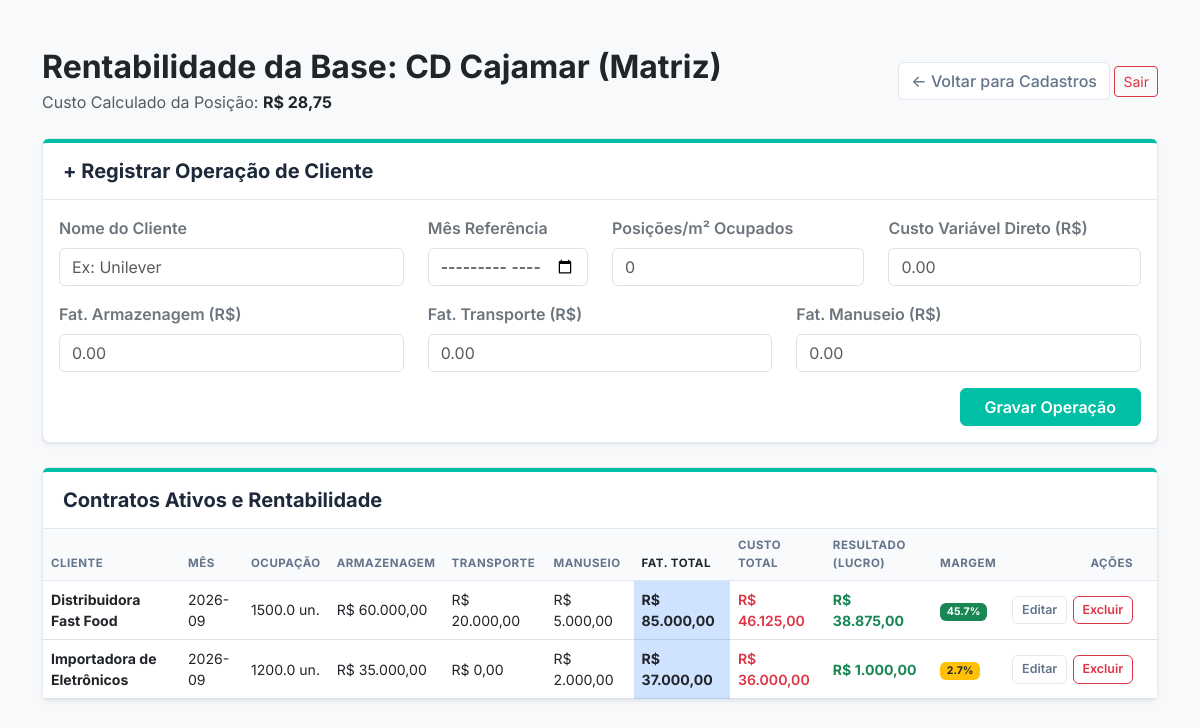
The page /rentabilidade/1 (signed in) on the database its author committed.
### app.py (models this page shows)
class CentroDistribuicao(db.Model):
    id = db.Column(db.Integer, primary_key=True)
    nome = db.Column(db.String(100), nullable=False)
    metragem = db.Column(db.Float, nullable=False)
    capacidade_paletes = db.Column(db.Integer, nullable=False)

class OperacaoCliente(db.Model):
    id = db.Column(db.Integer, primary_key=True)
    cd_id = db.Column(db.Integer, db.ForeignKey('centro_distribuicao.id'), nullable=False)
    mes_referencia = db.Column(db.String(7), nullable=False, default="2026-09") # Garantindo a existência da coluna
    cliente_nome = db.Column(db.String(100), nullable=False)
    paletes_ocupados = db.Column(db.Float, nullable=False)
    fat_armazenagem = db.Column(db.Float, default=0.0)
    fat_transporte = db.Column(db.Float, default=0.0)
    fat_manuseio = db.Column(db.Float, default=0.0)
    custo_variavel = db.Column(db.Float, nullable=False)
    @property
    def faturamento(self):
        return self.fat_armazenagem + self.fat_transporte + self.fat_manuseio

### app.py (the view, shortened to what this page needs)
@app.route('/rentabilidade/<int:cd_id>', methods=['GET', 'POST'])
@login_required
def rentabilidade_clientes(cd_id):
    cd_atual = CentroDistribuicao.query.get_or_404(cd_id)
    custos_cd = CustoCD.query.filter_by(cd_id=cd_id).all()
    total_fixo = sum(c.valor for c in custos_cd if c.tipo_custo == 'Fixo')
    divisor = cd_atual.capacidade_paletes if cd_atual.capacidade_paletes > 0 else cd_atual.metragem
    custo_posicao = total_fixo / divisor if divisor > 0 else 0
    operacoes_banco = OperacaoCliente.query.filter_by(cd_id=cd_id).all()
    lista_resultados = [] # Caixa vazia para guardarmos os resultados finais
    for op in operacoes_banco:
        custo_do_cliente = (op.paletes_ocupados * custo_posicao) + op.custo_variavel
        lucro_real = op.faturamento - custo_do_cliente
        margem_percentual = (lucro_real / op.faturamento) * 100 if op.faturamento > 0 else 0
        lista_resultados.append({
            'id': op.id,
            'nome': op.cliente_nome,
            'mes': op.mes_referencia,
            'fat_arm': op.fat_armazenagem,      # GAVETA 1: Receita de Armazenagem
            'fat_trans': op.fat_transporte,    # GAVETA 2: Receita de Frete
            'fat_man': op.fat_manuseio,        # GAVETA 3: Receita de Handling
            'faturamento': op.faturamento,      # GAVETA TOTAL: Soma calculada pela @property
            'paletes': op.paletes_ocupados,
            'custo': custo_do_cliente,
            'lucro': lucro_real,
            'margem': margem_percentual
        })
    return render_template('rentabilidade.html', cd=cd_atual, custo_posicao=custo_posicao, resultados=lista_resultados)

### app.py (called while the page is built)
@app.template_filter('moeda_br')
def formato_moeda_br(valor):
    valor_formatado = f"{valor:,.2f}"
    valor_formatado = valor_formatado.replace(',', 'X').replace('.', ',').replace('X', '.')
    return valor_formatado

### auth.py (called while the page is built, shortened)
def inicializar_auth(app, db, login_manager):
    global UsuarioModel
    class Usuario(UserMixin, db.Model):
        __tablename__ = 'usuario'
        id = db.Column(db.Integer, primary_key=True)
        email = db.Column(db.String(120), unique=True, nullable=False)
        nome = db.Column(db.String(100), nullable=False)
        senha_hash = db.Column(db.String(256), nullable=False)
    UsuarioModel = Usuario
    @login_manager.user_loader
    def carregar_usuario(user_id):
        return UsuarioModel.query.get(int(user_id))
    return UsuarioModel

### templates/rentabilidade.html (shortened to what this page needs)
<!DOCTYPE html>
<html lang="pt-br">
  <head>
    <link
      href="https://cdn.jsdelivr.net/npm/bootstrap@5.3.0/dist/css/bootstrap.min.css"
      rel="stylesheet"
    />
    <link
      rel="stylesheet"
      href="{{ url_for('static', filename='css/style.css') }}"
    />
  </head>
  <body class="bg-light">
    <div class="container mt-5 mb-5">
      <div class="d-flex justify-content-between align-items-center mb-4">
        <div>
          <h2 class="fw-bold text-dark mb-1">
            Rentabilidade da Base: {{ cd.nome }}
          </h2>
          <span class="text-muted"
            >Custo Calculado da Posição:
            <strong class="text-dark"
              >R$ {{ custo_posicao | moeda_br }}</strong
            ></span
          >
        </div>
        <div>
          <a href="/cadastro" class="btn btn-outline-secundaria"
            >← Voltar para Cadastros</a
          >
          <a
            href="{{ url_for('auth.logout') }}"
            class="btn btn-outline-danger btn-sm"
          >
            Sair
          </a>
        </div>
      </div>
      <div class="card shadow-sm mb-4">
        <div class="card-header card-header-clean">
          <h5>+ Registrar Operação de Cliente</h5>
        </div>
        <div class="card-body">
          <form method="POST">
            <div class="row">
              <div class="col-md-4 mb-3">
                <label class="form-label fw-semibold text-secondary"
                  >Nome do Cliente</label
                >
                <input
                  type="text"
                  class="form-control"
                  name="nome_cliente"
                  placeholder="Ex: Unilever"
                  required
                />
              </div>
              <div class="col-md-2 mb-3">
                <label class="form-label fw-semibold text-secondary"
                  >Mês Referência</label
                >
                <input
                  type="month"
                  class="form-control"
                  name="mes_ref"
                  required
                />
              </div>
              <div class="col-md-3 mb-3">
                <label class="form-label fw-semibold text-secondary"
                  >Posições/m² Ocupados</label
                >
                <input
                  type="number"
                  step="0.1"
                  class="form-control"
                  name="paletes_ocupados"
                  placeholder="0"
                  required
                />
              </div>
              <div class="col-md-3 mb-3">
                <label class="form-label fw-semibold text-secondary"
                  >Custo Variável Direto (R$)</label
                >
                <input
                  type="number"
                  step="0.01"
                  class="form-control"
                  name="custo_variavel"
                  placeholder="0.00"
                  required
                />
              </div>
            </div>
            <div class="row">
              <div class="col-md-4 mb-3">
                <label class="form-label fw-semibold text-secondary"
                  >Fat. Armazenagem (R$)</label
                >
                <input
                  type="number"
                  step="0.01"
                  class="form-control"
                  name="fat_armazenagem"
                  placeholder="0.00"
                  required
                />
              </div>
              <div class="col-md-4 mb-3">
                <label class="form-label fw-semibold text-secondary"
                  >Fat. Transporte (R$)</label
                >
                <input
                  type="number"
                  step="0.01"
                  class="form-control"
                  name="fat_transporte"
                  placeholder="0.00"
                  required
                />
              </div>
              <div class="col-md-4 mb-3">
                <label class="form-label fw-semibold text-secondary"
                  >Fat. Manuseio (R$)</label
                >
                <input
                  type="number"
                  step="0.01"
                  class="form-control"
                  name="fat_manuseio"
                  placeholder="0.00"
                  required
                />
              </div>
            </div>
            <div class="d-flex justify-content-end">
              <button type="submit" class="btn btn-empresa px-4">
                Gravar Operação
              </button>
            </div>
          </form>
        </div>
      </div>
      <div class="card shadow-sm">
        <div class="card-header card-header-clean">
          <h5>Contratos Ativos e Rentabilidade</h5>
        </div>
        <div class="card-body p-0">
          <div class="table-responsive">
            <table class="table table-hover align-middle mb-0">
              <thead>
                <tr>
                  <th>Cliente</th>
                  <th>Mês</th>
                  <th>Ocupação</th>
                  <th>Armazenagem</th>
                  <th>Transporte</th>
                  <th>Manuseio</th>
                  <th class="table-primary text-dark">Fat. Total</th>
                  <th>Custo Total</th>
                  <th>Resultado (Lucro)</th>
                  <th>Margem</th>
                  <th class="text-end" style="padding-right: 1.5rem">Ações</th>
                </tr>
              </thead>
              <tbody>
                {% for item in resultados %}
                <tr>
                  <td><strong class="text-dark">{{ item.nome }}</strong></td>
                  <td>{{ item.mes }}</td>
                  <td>{{ item.paletes }} un.</td>
                  <td>R$ {{ item.fat_arm | moeda_br }}</td>
                  <td>R$ {{ item.fat_trans | moeda_br }}</td>
                  <td>R$ {{ item.fat_man | moeda_br }}</td>
                  <td class="table-primary text-dark fw-bold">
                    R$ {{ item.faturamento | moeda_br }}
                  </td>
                  <td class="text-danger fw-semibold">
                    R$ {{ item.custo | moeda_br }}
                  </td>
                  <td
                    class="fw-bold {% if item.lucro >= 0 %}text-success{% else %}text-danger{% endif %}"
                  >
                    R$ {{ item.lucro | moeda_br }}
                  </td>
                  <td>
                    {% if item.margem >= 20 %}
                    <span class="badge bg-success"
                      >{{ "%.1f"|format(item.margem) }}%</span
                    >
                    {% elif item.margem > 0 %}
                    <span class="badge bg-warning text-dark"
                      >{{ "%.1f"|format(item.margem) }}%</span
                    >
                    {% else %}
                    <span class="badge bg-danger"
                      >{{ "%.1f"|format(item.margem) }}%</span
                    >
                    {% endif %}
                  </td>
                  <td class="text-end" style="padding-right: 1.5rem">
                    <div class="acoes-tabela">
                      <a
                        href="{{ url_for('editar_cliente', cliente_id=item.id) }}"
                        class="btn btn-outline-secundaria"
                        >Editar</a
                      >
                      <form
                        action="{{ url_for('excluir_cliente', cliente_id=item.id) }}"
                        method="POST"
                        class="d-inline"
                        onsubmit="return confirm('Deseja realmente excluir esta operação?');"
                      >
                        <button type="submit" class="btn btn-outline-danger">
                          Excluir
                        </button>
                      </form>
                    </div>
                  </td>
                </tr>
                {% endfor %}
              </tbody>
            </table>
          </div>
        </div>
      </div>
    </div>
  </body>
</html>

### static/css/style.css (style rules this page uses)
:root { --cor-primaria: #00bfa5; --cor-primaria-hover: #009688; --cor-grafite-dark: #1e293b; --cor-grafite-muted: #64748b; --cor-cinza-bg: #f8fafc; --cor-borda: #e2e8f0; }
* { font-family: "Inter", -apple-system, BlinkMacSystemFont, sans-serif; }
body { background-color: var(--cor-cinza-bg); color: var(--cor-grafite-dark); }
.card-header-clean { background-color: #ffffff !important; border-top: 4px solid var(--cor-primaria); border-bottom: 1px solid var(--cor-borda); padding: 1rem 1.25rem; }
.card-header-clean h5 { color: var(--cor-grafite-dark); font-weight: 700; margin-bottom: 0; }
.card { border: 1px solid var(--cor-borda); border-radius: 8px; background-color: #ffffff; }
.btn-empresa { background-color: var(--cor-primaria); color: #ffffff; border: 1px solid var(--cor-primaria); font-weight: 600; }
.btn-outline-secundaria { color: var(--cor-grafite-muted); border: 1px solid var(--cor-borda); background-color: #ffffff; font-weight: 500; }
.table { font-size: 0.88rem; }
.table thead th { background-color: #f8fafc; color: var(--cor-grafite-muted); text-transform: uppercase; font-size: 0.72rem; letter-spacing: 0.5px; font-weight: 700; border-bottom: 1px solid var(--cor-borda); }
.acoes-tabela { display: inline-flex; gap: 0.35rem; align-items: center; }
.acoes-tabela .btn { padding: 0.25rem 0.55rem; font-size: 0.78rem; font-weight: 600; }

### rows shown on the page
CentroDistribuicao: nome "CD Cajamar (Matriz)"
OperacaoCliente: nome "Distribuidora Fast Food", mes "2026-09", paletes "1500.0", fat_arm|moeda_br "60.000,00", fat_trans|moeda_br "20.000,00", fat_man|moeda_br "5.000,00", faturamento|moeda_br "85.000,00", custo|moeda_br "46.125,00", lucro|moeda_br "38.875,00", margem "45.7"
OperacaoCliente: nome "Importadora de Eletrônicos", mes "2026-09", paletes "1200.0", fat_arm|moeda_br "35.000,00", fat_trans|moeda_br "0,00", fat_man|moeda_br "2.000,00", faturamento|moeda_br "37.000,00", custo|moeda_br "36.000,00", lucro|moeda_br "1.000,00", margem "2.7"

### other values the page prints
{{ custo_posicao | moeda_br }} "28,75"
